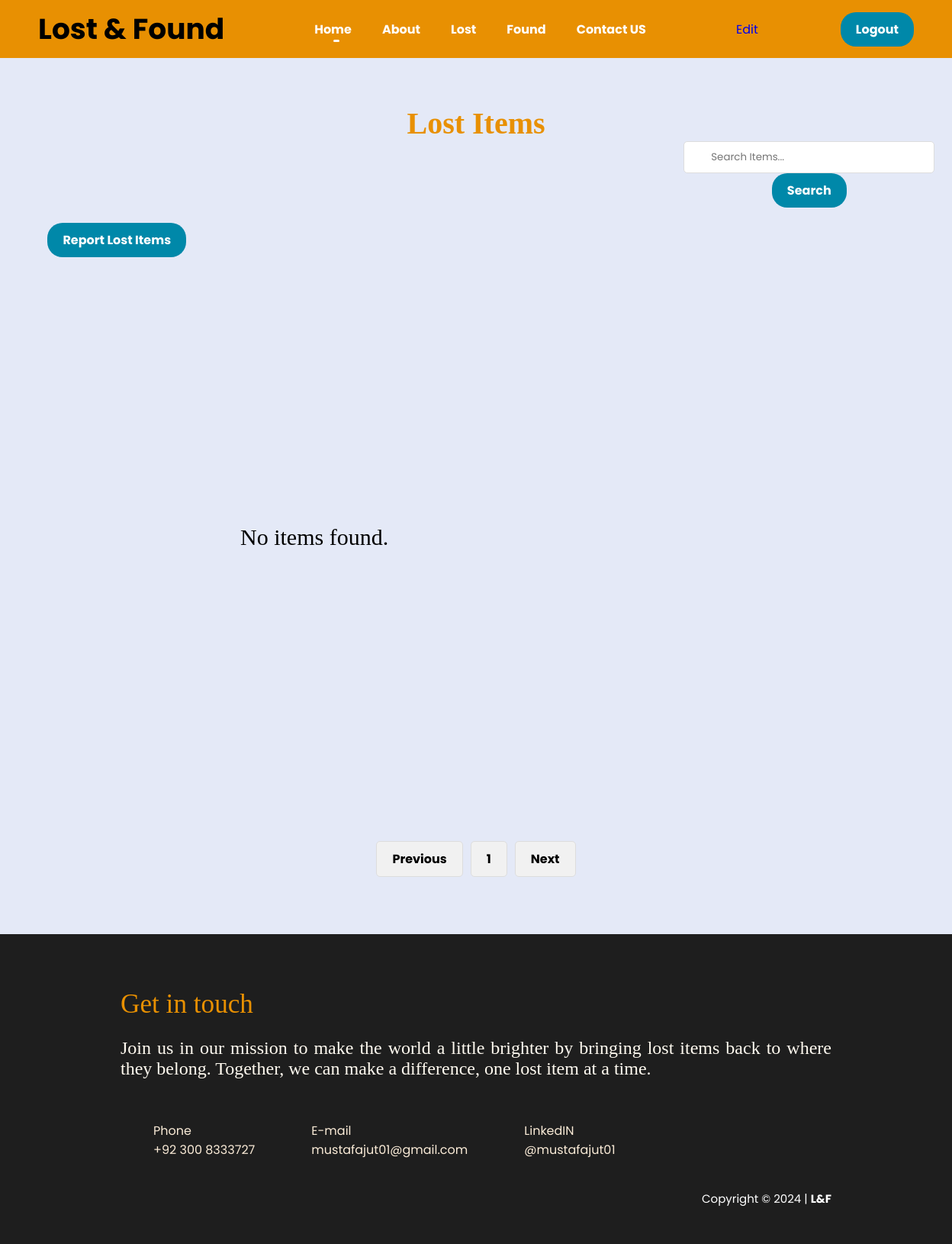
The page /testlostcard.php?page=2 (signed in) on the database as committed earlier.
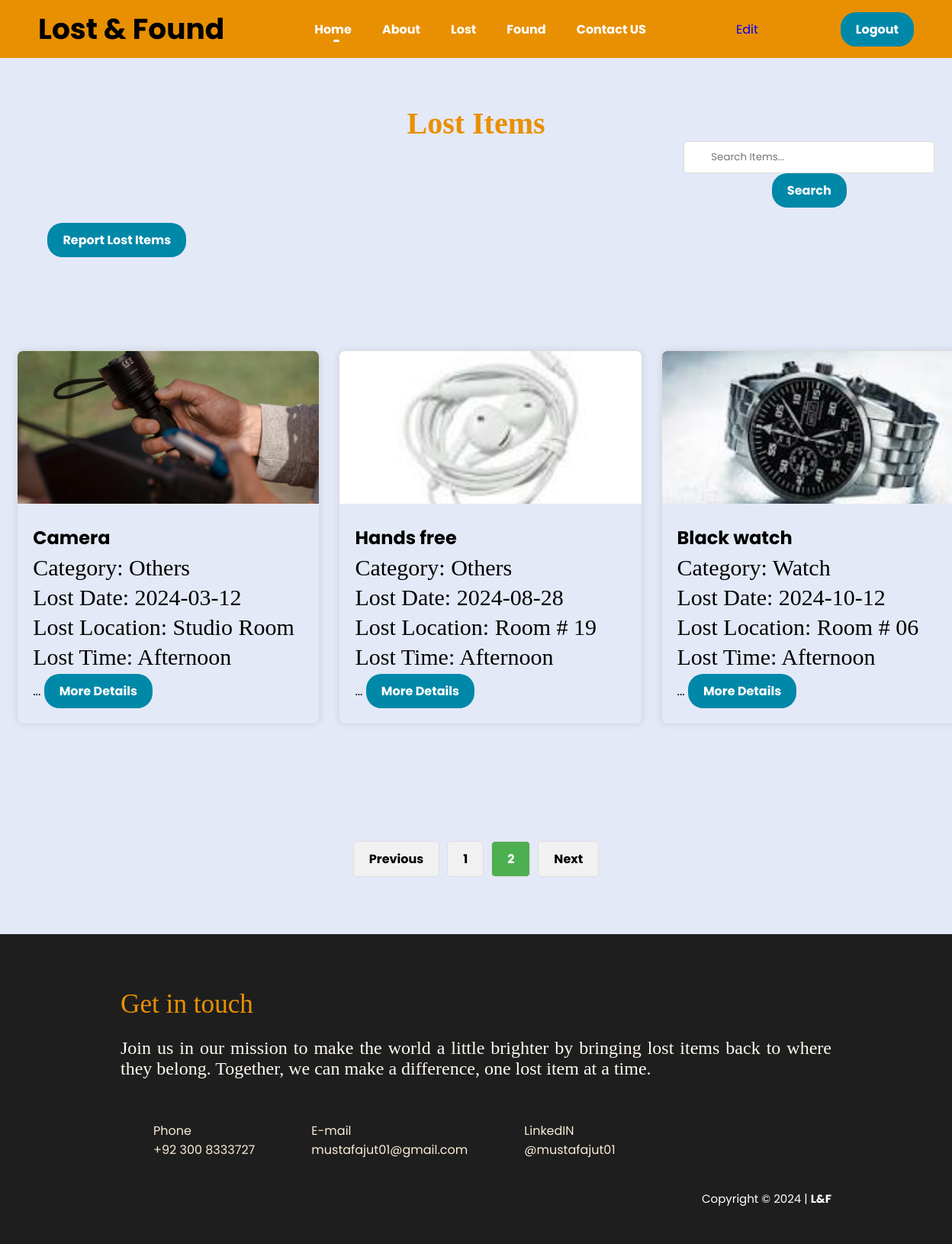
The same page on the database as committed later.
### tables this page shows
CREATE TABLE `reportlost` (
  `litemName` varchar(255) NOT NULL,
  `LostDate` date NOT NULL,
  `lLostLocation` varchar(255) NOT NULL,
  `lLostTime` enum('Morning','Afternoon','Evening') NOT NULL,
  `lItemDescription` varchar(255) NOT NULL,
  `Contact` varchar(12) NOT NULL,
  `itemimage` blob NOT NULL,
  `litemId` int(11) NOT NULL,
  `category_name` varchar(255) DEFAULT NULL
);

### testlostcard.php (the view, shortened to what this page needs)
<?php
include("php/config.php");
$results_per_page = 6;
$page = isset($_GET['page']) ? (int)$_GET['page'] : 1;
$search_term = "";
$start_from = ($page - 1) * $results_per_page;
if (!empty($search_term)) {
    $query = "SELECT * FROM reportlost WHERE litemName LIKE '%$search_term%' LIMIT $start_from, $results_per_page";
    $total_query = "SELECT COUNT(*) AS total FROM reportlost WHERE litemName LIKE '%$search_term%'";
} else {
    $query = "SELECT * FROM reportlost LIMIT $start_from, $results_per_page";
    $total_query = "SELECT COUNT(*) AS total FROM reportlost";
}
$resulte = mysqli_query($con, $query);
$total_results = mysqli_query($con, $total_query);
$total_rows = mysqli_fetch_assoc($total_results)['total'];
$total_pages = ceil($total_rows / $results_per_page);
?>
<!DOCTYPE html>
<html lang="en">
<head>
    <link rel="stylesheet" href="style/style.css">
</head>
<body>
    <?php require 'nav.php'; ?>
    <h3>Lost Items</h3>
    <div style="margin-left:70%; margin-top: 0%">
        <form method="GET" action="testlostcard.php" style="text-align:center; margin-bottom: 20px;">
            <input type="text" name="search" value="<?php echo $search_term; ?>" placeholder="Search Items..." style="padding: 10px 35px; border: 1px solid #ddd; border-radius: 5px;">
            <button type="submit" class="btn">Search</button>
        </form>
    </div>
    <a href="Reportlost.php"><button class="btn" style="margin-top: 0%; margin-left: 5%">Report Lost Items</button></a>
    <div class="container">
        <div class="card-container">
            <?php
            if (mysqli_num_rows($resulte) > 0) {
                while ($row = mysqli_fetch_assoc($resulte)) {
                    $id = $row['litemId'];
            ?>
                    <div class="card">
                        <img src="<?php echo $row['itemimage']; ?>" alt="Item Image">
                        <div class="card-content">
                            <h2><?php echo $row['litemName']; ?></h2>
                            <p>Category: <?php echo $row['category_name']; ?></p>
                            <p>Lost Date: <?php echo $row['LostDate']; ?></p>
                            <p>Lost Location: <?php echo $row['lLostLocation']; ?></p>
                            <p>Lost Time: <?php echo $row['lLostTime']; ?></p>
                            <span id="dots-<?php echo $id; ?>">...</span>
                            <button onclick="myFunction(<?php echo $id; ?>)" id="myBtn-<?php echo $id; ?>" class="btn">More Details</button>
                        </div>
                    </div>
            <?php
                }
            } else {
                echo "<p style='text-align:center;'>No items found.</p>";
            }
            ?>
        </div>
    </div>
    <br>
    <div class="pagination" style="margin-top: 20px;">
        <?php if ($page > 1) { ?>
            <a href="testlostcard.php?page=<?php echo $page - 1; ?> &search=<?php echo $search_term; ?>" class="btn">Previous</a>
        <?php } else { ?>
            <span class="btn" style="cursor: not-allowed;">Previous</span>
        <?php } ?>
        <?php
        for ($i = 1; $i <= $total_pages; $i++) {
            if ($i == $page) {
                echo '<span class="btn active">' . $i . '</span>';
            } else {
                echo '<a href="testlostcard.php?page=' . $i . '" class="btn">' . $i . '</a>';
            }
        }
        ?>
        <?php if ($page < $total_pages) { ?>
            <a href="testlostcard.php?page=<?php echo $page + 1; ?>" class="btn">Next</a>
        <?php } else { ?>
            <span class="btn" style="cursor: not-allowed;">Next</span>
        <?php } ?>
    </div><br><br><br>
    <?php
    include 'footer.php';
    ?>
</body>
</html>

### nav.php (shortened to what this page needs)
<!DOCTYPE html>
<html lang="en">
<head>
    <link rel="stylesheet" href="https://cdnjs.cloudflare.com/ajax/libs/font-awesome/6.5.2/css/all.min.css" />
    <link rel="stylesheet" href="nav.css">
</head>
<body>
    <nav>
        <div class="logo">
            <h2>Lost & Found</h2>
        </div>
        <div class="nav-links">
            <ul>
                <li><a class="actives" href="home.php">Home</a></li>
                <li><a href="about.php">About</a></li>
                <li><a href="testlostcard.php">Lost</a></li>
                <li><a href="Foundpagecard.php">Found</a></li>
                <li><a href="contact.php">Contact US</a></li>
            </ul>
        </div>
        <?php
        if (isset($_SESSION['isLoggedIn']) && $_SESSION['isLoggedIn']) {
            echo '<a class="btn1" href="edit.php">Edit</a>';
            echo '<a class="btn" href="php/logout.php">Logout</a>';
        } else {
            echo '<a class="btn" href="index.php">Login</a>';
        }
        ?>
    </nav>
</body>
</html>

### footer.php (shortened to what this page needs)
<!DOCTYPE html>
<html lang="en">
<head>
  <link rel="stylesheet" href="./style/style.css">
</head>
<body>
    <section id="last-sec">
        <section id="footer">
            <div>
                <div>
                    <p style="font-size: 2.2em; color: #e89002;">Get in touch
                    </p>
                    <p>
                    Join us in our mission to make the world a little brighter by bringing lost items back to where they belong. Together, we can make a difference, one lost item at a time. </p>
                    <div class="last-contacts">
                        <div class="phone">
                            Phone <br> +92 300 8333727
                        </div>
                        <div class="email">
                            E-mail <br> mustafajut01@gmail.com
                        </div>
                        <div class="skype">
                            LinkedIN <br> @mustafajut01
                        </div>
                    </div>
                    <div class="rights">Copyright &copy; 2024 | <b>L&F</b> </div>
                </div>
        </section>
    </section>
</body>
</html>

### style/style.css (style rules this page uses)
* { padding: 0; margin: 0; box-sizing: border-box; font-family: 'Poppins',sans-serif; }
body { background: #e4e9f7; }
.container { display: flex; align-items: center; justify-content: center; min-height: 90vh; }
.logo { font-size: 25px; font-weight: 900; }
p { color: black; text-align: justify; font-family: calibri; font-size: 30px; }
@media screen and (min-width: 768px) { #last-sec { height: 100%; background-color: #1e1e1e; overflow: hidden; } }
@media screen and (min-width: 768px) { #footer { height: 100%; width: 75vw; margin: auto; overflow: hidden; display: flex; flex-direction: column; padding: 21px 1px; } }
@media screen and (min-width: 768px) { #footer>div:first-of-type { display: flex; justify-content: space-between; align-items: center; padding: 27px 1px; } }
@media screen and (min-width: 768px) { #footer p { color:floralwhite; margin-top: 1.5rem; font-size: 1.5em; } }
@media screen and (min-width: 768px) { .last-contacts { display: flex; margin: 40px 1px; } }
@media screen and (min-width: 768px) { .last-contacts div { color:antiquewhite; margin: 0.9rem 2rem 0rem; display: flex; align-items: center; } }
@media screen and (min-width: 768px) { .rights { color: white; font-size: 15px; text-align: end; } }

### nav.css (style rules this page uses)
* { padding: 0%; margin: 0%; box-sizing: border-box; font-family: sans-serif; text-decoration: none; list-style: none; }
body { overflow-x: hidden; }
@media only screen and (min-width: 767px) { nav { width: 100%; padding: 10px 50px; display: flex; justify-content: space-between; align-items: center; background-color: #e89002; } }
@media only screen and (min-width: 767px) { nav>.nav-links>ul { display: flex; gap: 20px; } }
@media only screen and (min-width: 767px) { nav ul li { padding: 10px 10px; border-radius: 25px; font-size: medium; font-weight: bold; } }
@media only screen and (min-width: 767px) { nav>.nav-links>ul a { color:#fff; display: inline-block; position: relative; } }
@media only screen and (min-width: 767px) { nav ul li a::after { content: ""; position: absolute; width: 105%; transform: scalex(0); height: 3px; background-color: whitesmoke; bottom: -16%; left: 0%; border-radius: 25px; transform-origin: bottom right; transition: 0.3s ease-in; } }
@media only screen and (min-width: 767px) { .btn { padding: 10px 20px; font-size: 16px; color: white; background-color: rgba(0, 136, 169, 1); border-radius: 20px; border: none; font-weight: bold; } }
@media only screen and (min-width: 767px) { .actives::after { background-color: white; transform: scaleY(1); width: 8px; left: 50%; } }

### testlostcard.php (style rules this page uses)
h3 { color: #e89002; font-family: calibri; font-size: 2.5rem; text-align: center; margin-top: 5%; }
.card-container { display: grid; margin-top: 1%; grid-template-columns: repeat(3, minmax(33%, 1fr)); gap: 25px; }
.card { border: 1px solid #ddd; border-radius: 8px; overflow: hidden; box-shadow: 0 0 10px rgba(0, 0, 0, 0.1); }
.card img { width: 100%; height: 200px; object-fit: cover; }
.card-content { padding: 20px; }
.card-content h2 { margin-top: 0; }
.card-content p { margin: 5px 0; }
.btn { padding: 10px 20px; font-size: 16px; color: white; background-color: rgba(0, 136, 169, 1); border-radius: 20px; border: none; font-weight: bold; }
.pagination { display: flex; justify-content: center; align-items: center; gap: 10px; }
.pagination a, .pagination span { padding: 10px 20px; text-decoration: none; background-color: #f1f1f1; border: 1px solid #ddd; border-radius: 5px; color: #000; }
.pagination .active { background-color: #4CAF50; color: white; }

Rows that differ between the two databases and show on the page:
added reportlost: itemimage (picture), litemName "Camera", category_name "Others", LostDate "2024-03-12", lLostLocation "Studio Room", lLostTime "Afternoon"
added reportlost: itemimage (picture), litemName "Hands free", category_name "Others", LostDate "2024-08-28", lLostLocation "Room # 19", lLostTime "Afternoon"
added reportlost: itemimage (picture), litemName "Black watch", category_name "Watch", LostDate "2024-10-12", lLostLocation "Room # 06", lLostTime "Afternoon"
Other text that changed with them:
new list line: "2"
text no longer shown: "No items found."
